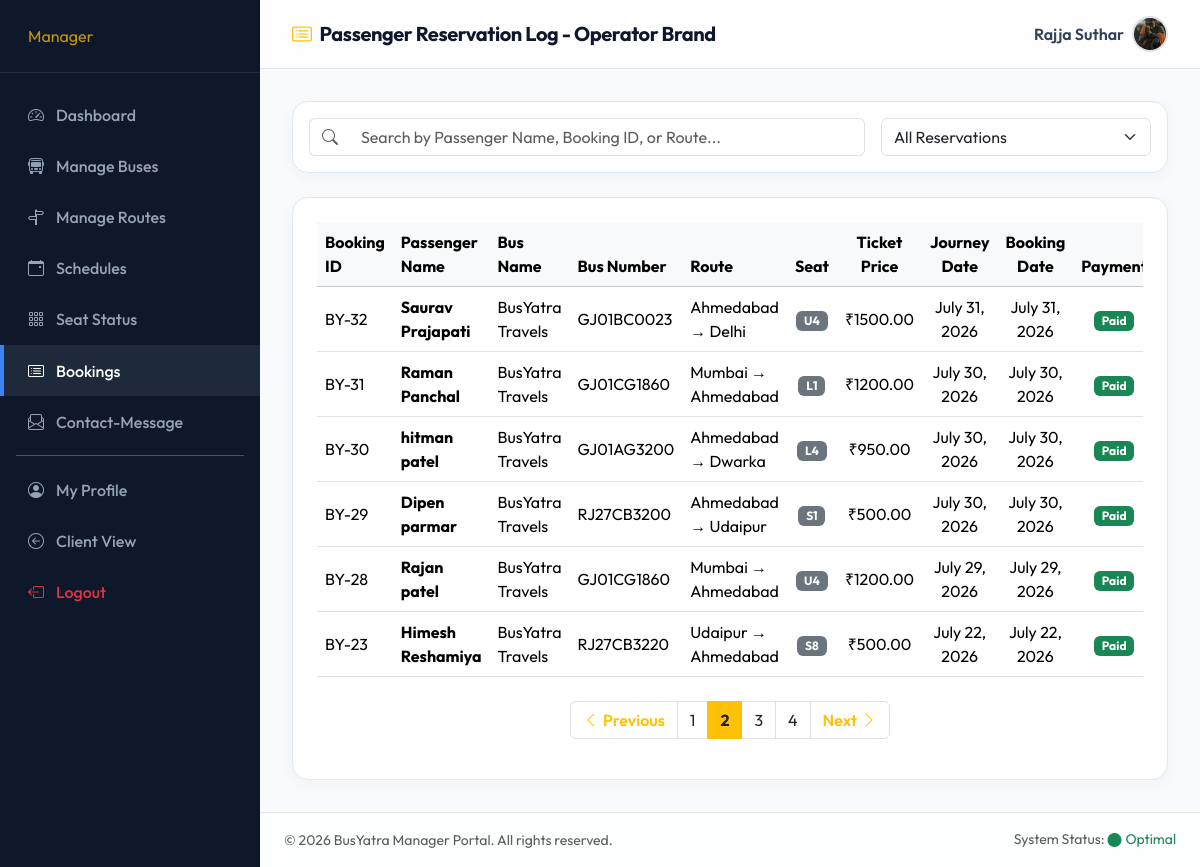
The page /manager-bookings/?page=2 (signed in) on the database its author committed.
### Bus/models.py (models this page shows, shortened)
class User(models.Model):
    name = models.CharField(max_length=100)
    email = models.EmailField(unique=True)
    phone = models.CharField(max_length=15, unique=True)
    password = models.CharField(max_length=100)
    profile =models.ImageField(default='', upload_to='profile/')
    usertype = models.CharField(max_length=20, default="customer")

class Booking(models.Model):
    user = models.ForeignKey(User, on_delete=models.CASCADE)
    bus = models.ForeignKey(Bus, on_delete=models.CASCADE)
    seat_number = models.CharField(max_length=10)
    passenger_name = models.CharField(max_length=100)
    passenger_age = models.IntegerField()
    passenger_gender = models.CharField(max_length=10)
    amount = models.DecimalField(max_digits=10, decimal_places=2)
    booking_date = models.DateField(auto_now_add=True)
    travel_date = models.DateField()
    JOURNEY_TYPE_CHOICES = [
        ('ONE_WAY', 'One Way'),
        ('ROUND_TRIP', 'Round Trip'),
    ]
    journey_type = models.CharField(
        max_length=20,
        choices=JOURNEY_TYPE_CHOICES,
        default='ONE_WAY'
    )
    round_trip_id = models.UUIDField(
        default=None,
        null=True,
        blank=True,
        db_index=True
    )
    STATUS_CHOICES = [
        ('booked', 'Booked'),
        ('cancelled', 'Cancelled'),
        ('completed', 'Completed'),
    ]
    status = models.CharField(
        max_length=20,
        choices=STATUS_CHOICES,
        default='booked'
    )
    payment_id = models.CharField(
        max_length=150,
        blank=True,
        null=True
    )
    razorpay_order_id = models.CharField(
        max_length=150,
        blank=True,
        null=True
    )
    razorpay_signature = models.CharField(
        max_length=255,
        blank=True,
        null=True
    )
    payment = models.BooleanField(default=False)
    booking_status = models.CharField(
        max_length=20,
        default='booked'
    )
    payment_status = models.CharField(
        max_length=20,
        default='pending'
    )

class Bus(models.Model):
    manager = models.ForeignKey(User, on_delete=models.CASCADE)
    bus_name = models.CharField(max_length=100)
    bus_number = models.CharField(max_length=20)
    bus_type = models.CharField(max_length=20)
    source = models.CharField(max_length=100)
    destination = models.CharField(max_length=100)
    departure_time = models.TimeField()
    arrival_time = models.TimeField()
    total_seats = models.IntegerField()
    available_seats = models.IntegerField()
    fare = models.DecimalField(max_digits=10, decimal_places=2)
    image = models.ImageField(default='', upload_to='bus/')

### Bus/views.py (the view)
# urls.py: path('manager-bookings/', views.manager_bookings, name='manager_bookings')  ,
def manager_bookings(request):
    manager = get_manager_user(request)
    if not manager:
        return redirect('login')
    buses = Bus.objects.filter(manager=manager)
    bookings_list = Booking.objects.filter(bus__in=buses).order_by('-booking_date')
    paginator = Paginator(bookings_list, 6)
    page = request.GET.get('page', 1)
    try:
        bookings = paginator.page(page)
    except PageNotAnInteger:
        bookings = paginator.page(1)
    except EmptyPage:
        bookings = paginator.page(paginator.num_pages)
    return render(request, 'manager-bookings.html', {'bookings': bookings, 'page_obj': bookings})

### Bus/templates/manager-bookings.html (shortened to what this page needs)
{% load static %}
<!DOCTYPE html>
<html lang="en">
<head>
    <link href="https://cdn.jsdelivr.net/npm/bootstrap@5.3.2/dist/css/bootstrap.min.css" rel="stylesheet">
    <link href="https://cdn.jsdelivr.net/npm/bootstrap-icons@1.11.2/font/bootstrap-icons.min.css" rel="stylesheet">
    <link rel="stylesheet" href="{% static 'assets/css/style.css' %}">
</head>
<body>
    <div class="admin-wrapper">
        <nav class="admin-sidebar">
            <div class="sidebar-header">
                <span class="fs-6 text-warning ms-1 opacity-75">Manager</span>
            </div>
            <div class="nav flex-column mt-3">
                <a href="{% url 'manager_dashboard' %}" class="nav-link" id="sidebar-dashboard"><i
                        class="bi bi-speedometer2"></i>Dashboard</a>
                <a href="{% url 'manager_buses' %}" class="nav-link" id="sidebar-buses"><i
                        class="bi bi-bus-front"></i>Manage Buses</a>
                <a href="{% url 'manager_routes' %}" class="nav-link" id="sidebar-routes"><i
                        class="bi bi-signpost-split"></i>Manage Routes</a>
                <a href="{% url 'manager_schedules' %}" class="nav-link" id="sidebar-schedules"><i
                        class="bi bi-calendar-event"></i>Schedules</a>
                <a href="{% url 'manager_seats' %}" class="nav-link" id="sidebar-seats"><i
                        class="bi bi-grid-3x3-gap"></i>Seat Status</a>
                <a href="{% url 'manager_bookings' %}" class="nav-link active" id="sidebar-bookings"><i
                        class="bi bi-card-list"></i>Bookings</a>
                <a href="{% url 'contact_message' %}" class="nav-link" id="sidebar-contact"><i
                        class="bi bi-envelope-paper"></i>Contact-Message</a>
                <hr class="text-white opacity-25 my-2 mx-3">
                <a href="{% url 'manager_profile' %}" class="nav-link" id="sidebar-profile"><i
                        class="bi bi-person-circle"></i>My Profile</a>
                <a href="{% url 'index' %}" class="nav-link"><i class="bi bi-arrow-left-circle"></i>Client View</a>
                <a href="{% url 'logout' %}" class="nav-link text-danger mt-auto"><i
                        class="bi bi-box-arrow-left"></i>Logout</a>
            </div>
        </nav>
        <div class="admin-content d-flex flex-column">
            <header class="admin-header d-flex justify-content-between align-items-center">
                <h5 class="mb-0 text-navy-dark fw-bold"><i class="bi bi-card-list text-warning me-2"></i>Passenger
                    Reservation Log - <span id="operatorBrandName">Operator Brand</span></h5>
                <div class="d-flex align-items-center gap-2">
                    <span class="fw-semibold text-navy-dark">{{ login_user.name }}</span>
                    {% if login_user.profile and login_user.profile.name %}
                    <img src="{{ login_user.profile.url }}" width="36" height="36"
                        class="rounded-circle border border-2 object-fit-cover">
                    {% else %}
                    <div class="profile-img-container m-0 bg-warning text-dark d-flex align-items-center justify-content-center"
                        style="width:36px; height:36px; font-size:0.95rem; font-weight:700; border-radius: 50%;">{{
                        login_user.name|slice:":2"|upper }}</div>
                    {% endif %}
                </div>
            </header>
            <main class="admin-body">
                <div class="card card-custom p-3 mb-4">
                    <div class="row g-3">
                        <div class="col-md-8">
                            <div class="input-group">
                                <span class="input-group-text bg-white text-muted border-end-0"><i
                                        class="bi bi-search"></i></span>
                                <input type="text" class="form-control border-start-0" id="searchQuery"
                                    placeholder="Search by Passenger Name, Booking ID, or Route...">
                            </div>
                        </div>
                        <div class="col-md-4">
                            <select class="form-select" id="statusFilter">
                                <option value="All">All Reservations</option>
                            </select>
                        </div>
                    </div>
                </div>
                <div class="card card-custom p-4">
                    <div class="table-responsive">
                        <table class="table align-middle" id="bookingsTable">
                            <thead class="table-light">
                                <tr>
                                    <th>Booking ID</th>
                                    <th>Passenger Name</th>
                                    <th>Bus Name</th>
                                    <th>Bus Number</th>
                                    <th>Route</th>
                                    <th class="text-center">Seat</th>
                                    <th class="text-center">Ticket Price</th>
                                    <th class="text-center">Journey Date</th>
                                    <th class="text-center">Booking Date</th>
                                    <th class="text-center">Payment</th>
                                </tr>
                            </thead>
                            <tbody id="bookingsTableBody">
                                {% for b in bookings %}
                                <tr>
                                    <td>BY-{{ b.id }}</td>
                                    <td><strong>{{ b.passenger_name }}</strong></td>
                                    <td>{{ b.bus.bus_name }}</td>
                                    <td>{{ b.bus.bus_number }}</td>
                                    <td>{{ b.bus.source }} → {{ b.bus.destination }}</td>
                                    <td class="text-center"><span class="badge bg-secondary">{{ b.seat_number }}</span>
                                    </td>
                                    <td class="text-center">₹{{ b.bus.fare }}</td>
                                    <td class="text-center">{{ b.travel_date }}</td>
                                    <td class="text-center">{{ b.booking_date }}</td>
                                    <td class="text-center">
                                        {% if b.payment %}
                                        <span class="badge bg-success">Paid</span>
                                        {% else %}
                                        <span class="badge bg-warning text-dark">Pending</span>
                                        {% endif %}
                                    </td>
                                </tr>
                                {% empty %}
                                <tr>
                                    <td colspan="12" class="text-center text-muted">No reservations found.</td>
                                </tr>
                                {% endfor %}
                            </tbody>
                        </table>
                        {% if page_obj.paginator.num_pages > 1 %}
                        <nav aria-label="Page navigation" class="mt-4 mb-3">
                            <ul class="pagination justify-content-center mb-0">
                                {% if page_obj.has_previous %}
                                    <li class="page-item">
                                        <a class="page-link shadow-none fw-semibold text-warning" href="?page={{ page_obj.previous_page_number }}{% if search_query %}&search={{ search_query }}{% endif %}" aria-label="Previous">
                                            <i class="bi bi-chevron-left me-1"></i>Previous
                                        </a>
                                    </li>
                                {% else %}
                                    <li class="page-item disabled">
                                        <span class="page-link shadow-none text-muted"><i class="bi bi-chevron-left me-1"></i>Previous</span>
                                    </li>
                                {% endif %}
                                {% for num in page_obj.paginator.page_range %}
                                    {% if page_obj.number == num %}
                                        <li class="page-item active" aria-current="page">
                                            <span class="page-link bg-warning text-dark fw-bold border-warning shadow-none">{{ num }}</span>
                                        </li>
                                    {% elif num > page_obj.number|add:'-3' and num < page_obj.number|add:'3' %}
                                        <li class="page-item">
                                            <a class="page-link shadow-none text-dark" href="?page={{ num }}{% if search_query %}&search={{ search_query }}{% endif %}">{{ num }}</a>
                                        </li>
                                    {% endif %}
                                {% endfor %}
                                {% if page_obj.has_next %}
                                    <li class="page-item">
                                        <a class="page-link shadow-none fw-semibold text-warning" href="?page={{ page_obj.next_page_number }}{% if search_query %}&search={{ search_query }}{% endif %}" aria-label="Next">
                                            Next<i class="bi bi-chevron-right ms-1"></i>
                                        </a>
                                    </li>
                                {% else %}
                                    <li class="page-item disabled">
                                        <span class="page-link shadow-none text-muted">Next<i class="bi bi-chevron-right ms-1"></i></span>
                                    </li>
                                {% endif %}
                            </ul>
                        </nav>
                        {% endif %}
                    </div>
                </div>
            </main>
            <footer
                class="admin-footer py-3 px-4 mt-auto text-muted small d-flex justify-content-between align-items-center">
                <div>&copy; 2026 BusYatra Manager Portal. All rights reserved.</div>
                <div>System Status: <span class="text-success"><i
                            class="bi bi-circle-fill fs-8 me-1 align-middle"></i>Optimal</span></div>
            </footer>
        </div>
    </div>
</body>
</html>

### rows shown on the page
User: name "Rajja Suthar", profile (picture)
Booking: id "32", passenger_name "Saurav Prajapati", bus.bus_name "BusYatra Travels", bus.bus_number "GJ01BC0023", bus.source "Ahmedabad", bus.destination "Delhi", seat_number "U4", bus.fare "1500.00", travel_date "July 31, 2026", booking_date "July 31, 2026", payment "Paid"
Booking: id "31", passenger_name "Raman Panchal", bus.bus_name "BusYatra Travels", bus.bus_number "GJ01CG1860", bus.source "Mumbai", bus.destination "Ahmedabad", seat_number "L1", bus.fare "1200.00", travel_date "July 30, 2026", booking_date "July 30, 2026", payment "Paid"
Booking: id "30", passenger_name "hitman patel", bus.bus_name "BusYatra Travels", bus.bus_number "GJ01AG3200", bus.source "Ahmedabad", bus.destination "Dwarka", seat_number "L4", bus.fare "950.00", travel_date "July 30, 2026", booking_date "July 30, 2026", payment "Paid"
Booking: id "29", passenger_name "Dipen parmar", bus.bus_name "BusYatra Travels", bus.bus_number "RJ27CB3200", bus.source "Ahmedabad", bus.destination "Udaipur", seat_number "S1", bus.fare "500.00", travel_date "July 30, 2026", booking_date "July 30, 2026", payment "Paid"
Booking: id "28", passenger_name "Rajan patel", bus.bus_name "BusYatra Travels", bus.bus_number "GJ01CG1860", bus.source "Mumbai", bus.destination "Ahmedabad", seat_number "U4", bus.fare "1200.00", travel_date "July 29, 2026", booking_date "July 29, 2026", payment "Paid"
Booking: id "23", passenger_name "Himesh Reshamiya", bus.bus_name "BusYatra Travels", bus.bus_number "RJ27CB3220", bus.source "Udaipur", bus.destination "Ahmedabad", seat_number "S8", bus.fare "500.00", travel_date "July 22, 2026", booking_date "July 22, 2026", payment "Paid"

### other values the page prints
{{ num }} "1" "3" "4"
{{ num }} "2"
